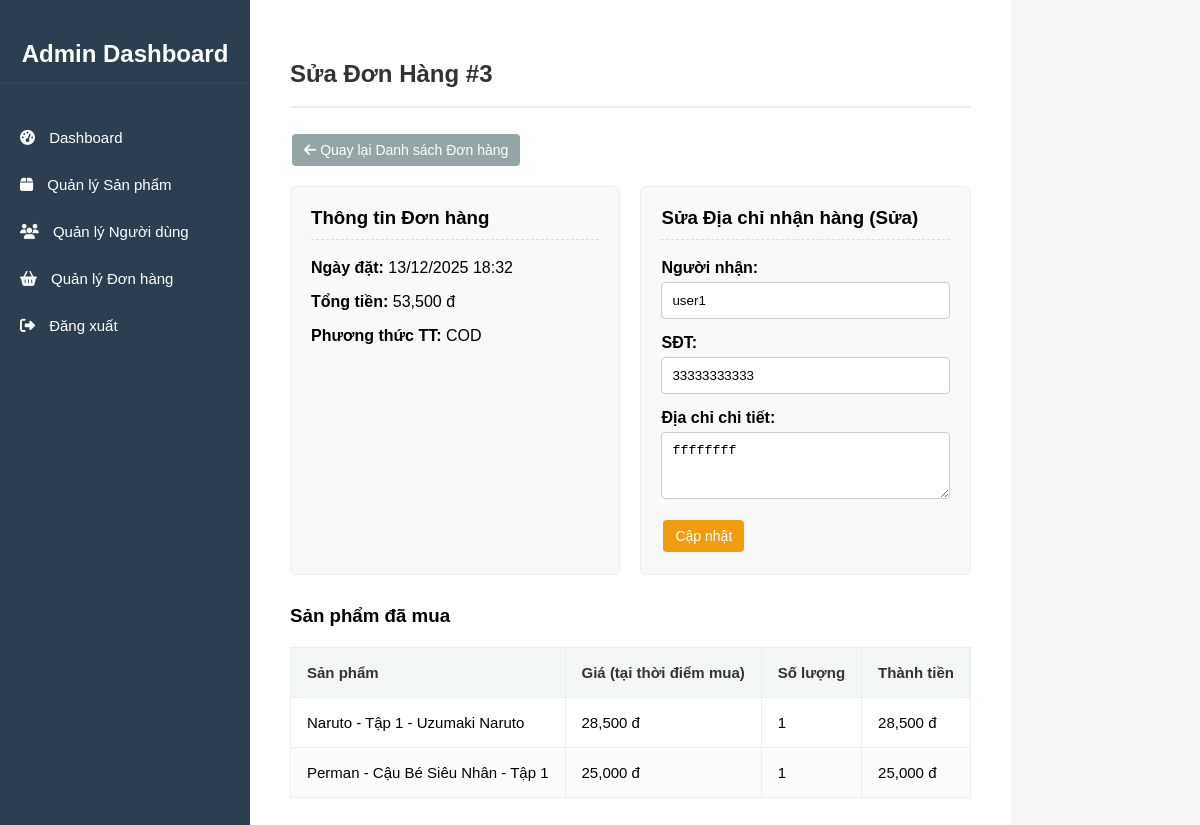
/admin/order_form.php?id=3 (signed in), run on the app's committed database.
### tables this page shows
CREATE TABLE IF NOT EXISTS `orders` (
  `id` int NOT NULL AUTO_INCREMENT,
  `user_id` int NOT NULL,
  `order_date` datetime DEFAULT CURRENT_TIMESTAMP,
  `total_amount` decimal(10,2) NOT NULL,
  `status` varchar(50) DEFAULT 'Pending',
  `recipient_name` varchar(255) NOT NULL,
  `phone` varchar(20) NOT NULL,
  `shipping_address` text NOT NULL,
  `payment_method` varchar(50) DEFAULT 'COD',
  PRIMARY KEY (`id`)
);

CREATE TABLE IF NOT EXISTS `order_details` (
  `id` int NOT NULL AUTO_INCREMENT,
  `order_id` int NOT NULL,
  `book_id` int NOT NULL,
  `quantity` int NOT NULL,
  `price_at_time` decimal(10,2) NOT NULL,
  PRIMARY KEY (`id`),
  KEY `order_id` (`order_id`),
  KEY `book_id` (`book_id`)
);

CREATE TABLE IF NOT EXISTS `books` (
  `id` int NOT NULL AUTO_INCREMENT,
  `title` varchar(255) DEFAULT NULL,
  `image` text,
  `price` float NOT NULL,
  `status` text NOT NULL,
  `description` text,
  `author` text,
  `publisher` text,
  PRIMARY KEY (`id`)
);

### admin/order_form.php (the view, shortened to what this page needs)
<?php
include '../db.php';
$order_id = isset($_GET['id']) ? (int)$_GET['id'] : 0;
$page_title = "Sửa Đơn Hàng #$order_id";
$order = null;
$details = [];
$order_sql = "SELECT id, order_date, total_amount, recipient_name, phone, shipping_address, payment_method FROM orders WHERE id = ?";
$order_stmt = $conn->prepare($order_sql);
$order_stmt->bind_param("i", $order_id);
$order_stmt->execute();
$order_result = $order_stmt->get_result();
if ($order_result->num_rows > 0) {
    $order = $order_result->fetch_assoc();
} else {
    $message = "<p class='error'>Đơn hàng không tồn tại.</p>";
    $order = false;
}
if ($order) {
    $details_sql = "SELECT od.quantity, od.price_at_time, b.title
                    FROM order_details od
                    JOIN books b ON od.book_id = b.id
                    WHERE od.order_id = ?";
    $details_stmt = $conn->prepare($details_sql);
    $details_stmt->bind_param("i", $order_id);
    $details_stmt->execute();
    $details_result = $details_stmt->get_result();
    $details = $details_result->fetch_all(MYSQLI_ASSOC);
}
include 'includes/header.php';
?>
<div class="main-container">
    <div class="main-content">
        <h2><?php echo $page_title; ?></h2>
        <a href="orders.php" class="btn btn-secondary" style="margin-bottom: 20px;">
            <i class="fas fa-arrow-left"></i> Quay lại Danh sách Đơn hàng
        </a>
        <?php if ($order): ?>
            <div class="order-details-grid">
                <div class="info-box">
                    <h3>Thông tin Đơn hàng</h3>
                    <p><strong>Ngày đặt:</strong> <?php echo date('d/m/Y H:i', strtotime($order['order_date'])); ?></p>
                    <p><strong>Tổng tiền:</strong> <?php echo number_format($order['total_amount']); ?> đ</p>
                    <p><strong>Phương thức TT:</strong> <?php echo htmlspecialchars($order['payment_method']); ?></p>
                </div>
                <div class="info-box">
                    <h3>Sửa Địa chỉ nhận hàng (Sửa)</h3>
                    <form method="post" class="admin-form">
                        <div class="form-group">
                            <label for="recipient_name">Người nhận:</label>
                            <input type="text" id="recipient_name" name="recipient_name" value="<?php echo htmlspecialchars($order['recipient_name']); ?>" required>
                        </div>
                        <div class="form-group">
                            <label for="phone">SĐT:</label>
                            <input type="tel" id="phone" name="phone" value="<?php echo htmlspecialchars($order['phone']); ?>" required>
                        </div>
                        <div class="form-group">
                            <label for="shipping_address">Địa chỉ chi tiết:</label>
                            <textarea id="shipping_address" name="shipping_address" rows="3" required><?php echo htmlspecialchars($order['shipping_address']); ?></textarea>
                        </div>
                        <button type="submit" name="update_recipient" class="btn btn-warning">Cập nhật</button>
                    </form>
                </div>
            </div>
            <h3 style="margin-top: 30px;">Sản phẩm đã mua</h3>
            <table class="data-table">
                <thead>
                    <tr>
                        <th>Sản phẩm</th>
                        <th>Giá (tại thời điểm mua)</th>
                        <th>Số lượng</th>
                        <th>Thành tiền</th>
                    </tr>
                </thead>
                <tbody>
                    <?php foreach ($details as $item): ?>
                    <tr>
                        <td><?php echo htmlspecialchars($item['title']); ?></td>
                        <td><?php echo number_format($item['price_at_time']); ?> đ</td>
                        <td><?php echo $item['quantity']; ?></td>
                        <td><?php echo number_format($item['price_at_time'] * $item['quantity']); ?> đ</td>
                    </tr>
                    <?php endforeach; ?>
                </tbody>
            </table>
        <?php endif; ?>
    </div>
</div>

### css/style1.css (style rules this page uses)
body { font-family: Arial, sans-serif; background-color: #f4f7f6; margin: 0; }
.main-container { display: flex; min-height: 100vh; }
.main-content { flex-grow: 1; padding: 40px; background-color: white; }
.main-content h2 { border-bottom: 2px solid #eee; padding-bottom: 18px; margin-bottom: 24px; color: #333; }
.data-table { width: 100%; border-collapse: collapse; margin-top: 20px; table-layout: auto; font-size: 15px; }
.data-table th, .data-table td { border: 1px solid #eee; padding: 16px; text-align: left; vertical-align: middle; }
.data-table th { background-color: #f3f6f7; color: #333; font-weight: 700; }
.data-table tbody tr:nth-child(even) { background-color: #fbfcfd; }
.btn { padding: 8px 12px; border: none; border-radius: 4px; cursor: pointer; text-decoration: none; display: inline-block; font-size: 14px; margin: 2px; text-align: center; }
.btn-warning { background-color: #f39c12; color: white; }
.btn-secondary { background-color: #95a5a6; color: white; }
.admin-form .form-group { margin-bottom: 15px; }
.admin-form label { display: block; font-weight: bold; margin-bottom: 5px; }
.admin-form input, .admin-form select, .admin-form textarea { width: 100%; padding: 10px; border: 1px solid #ccc; border-radius: 4px; box-sizing: border-box; }
.order-details-grid { display: grid; grid-template-columns: 1fr 1fr; gap: 20px; margin-bottom: 30px; }
.info-box { background-color: #f9f9f9; padding: 20px; border-radius: 6px; border: 1px solid #eee; }
.info-box h3 { border-bottom: 1px dashed #ddd; padding-bottom: 10px; margin-top: 0; }

### data on the page
orders: order_date "13/12/2025 18:32", total_amount "53,500", payment_method "COD", recipient_name "user1", phone "33333333333", shipping_address "ffffffff"
order_details: book.title "Naruto - Tập 1 - Uzumaki Naruto", price_at_time "28,500", quantity "1", $item['price_at_time'] * $item['quantity'] "28,500"
order_details: book.title "Perman - Cậu Bé Siêu Nhân - Tập 1", price_at_time "25,000", quantity "1", $item['price_at_time'] * $item['quantity'] "25,000"

### other printed values
$page_title "Sửa Đơn Hàng #3"
